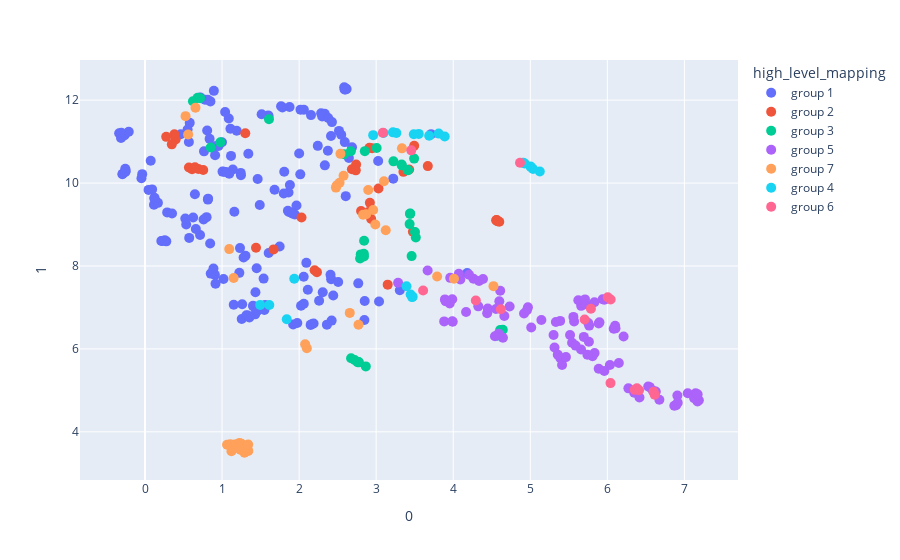

Source (notebook cell):
### Code cell
import plotly.express as px
# df = px.data.iris()
fig = px.scatter(doc_vecs_u_mapped_df, x=0, y=1,
              color='high_level_mapping', color_discrete_sequence=px.colors.qualitative.Plotly)
fig.update_traces(marker=dict(size=10))
# fig.update_layout(yaxis_range=[5,12])
fig.write_html("umap_2d.html")
fig.show()

### Figure 1 — Plotly figure (JSON) as saved in the notebook; plotly's stock layout.template omitted (floating-point values rounded to 4 significant figures; data arrays with more than 128 entries replaced by an {"elided": "..."} marker saying what was removed)
{"data": [{"hovertemplate": "high_level_mapping=group 1<br>0=%{x}<br>1=%{y}<extra></extra>", "legendgroup": "group 1", "marker": {"color": "#636EFA", "size": 10, "symbol": "circle"}, "mode": "markers", "name": "group 1", "orientation": "v", "showlegend": true, "type": "scatter", "x": {"elided": "169 float values"}, "xaxis": "x", "y": {"elided": "169 float values"}, "yaxis": "y"}, {"hovertemplate": "high_level_mapping=group 2<br>0=%{x}<br>1=%{y}<extra></extra>", "legendgroup": "group 2", "marker": {"color": "#EF553B", "size": 10, "symbol": "circle"}, "mode": "markers", "name": "group 2", "orientation": "v", "showlegend": true, "type": "scatter", "x": [2.936, 2.031, 0.3977, 3.67, 3.494, 0.6108, 2.948, 0.7556, 0.3814, 0.3479, 4.598, 4.557, 2.901, 2.201, 4.564, 2.919, 2.74, 3.15, 3.354, 0.5701, 0.6925, 2.913, 1.669, 2.804, 3.03, 3.428, 4.572, 2.685, 0.2751, 1.302, 0.6481, 4.573, 1.441, 3.476, 2.231, 2.736], "xaxis": "x", "y": [9.133, 9.17, 11.05, 10.41, 10.9, 10.33, 10.84, 10.31, 11.18, 10.93, 9.065, 9.102, 9.299, 7.896, 9.111, 9.522, 10.45, 7.55, 10.27, 10.37, 10.34, 10.85, 8.399, 9.324, 9.869, 10.33, 9.081, 10.33, 11.11, 11.2, 10.38, 9.092, 8.44, 8.824, 7.851, 10.31], "yaxis": "y"}, {"hovertemplate": "high_level_mapping=group 3<br>0=%{x}<br>1=%{y}<extra></extra>", "legendgroup": "group 3", "marker": {"color": "#00CC96", "size": 10, "symbol": "circle"}, "mode": "markers", "name": "group 3", "orientation": "v", "showlegend": true, "type": "scatter", "x": [2.674, 2.866, 2.721, 2.77, 3.434, 3.515, 3.332, 3.46, 3.415, 3.504, 2.776, 2.758, 3.442, 3.224, 2.853, 0.6824, 0.715, 2.843, 2.8, 3.006, 2.584, 3.493, 3.331, 2.671, 3.439, 0.978, 0.8529, 4.571, 4.609, 4.643, 1.609, 0.6222, 3.408, 2.792, 2.842, 2.84], "xaxis": "x", "y": [5.777, 5.578, 5.733, 5.684, 9.01, 8.688, 10.43, 8.238, 10.31, 8.821, 5.676, 5.679, 9.264, 10.52, 10.77, 12.05, 12.05, 8.609, 8.279, 10.85, 10.7, 10.59, 10.45, 10.77, 9.257, 10.98, 10.86, 6.317, 6.455, 6.463, 11.54, 11.97, 10.31, 8.18, 8.229, 8.294], "yaxis": "y"}, {"hovertemplate": "high_level_mapping=group 5<br>0=%{x}<br>1=%{y}<extra></extra>", "legendgroup": "group 5", "marker": {"color": "#AB63FA", "size": 10, "symbol": "circle"}, "mode": "markers", "name": "group 5", "orientation": "v", "showlegend": true, "type": "scatter", "x": [6.531, 6.349, 4.092, 3.993, 4.167, 5.661, 7.146, 7.044, 6.909, 6.869, 7.188, 7.17, 6.893, 6.914, 7.126, 7.172, 5.389, 3.883, 3.988, 6.211, 4.263, 3.912, 5.764, 3.987, 3.668, 3.961, 3.285, 6.101, 5.72, 4.335, 5.623, 3.954, 6.274, 4.61, 5.413, 6.149, 6.675, 4.387, 6.417, 4.732, 4.555, 4.441, 4.205, 3.893, 4.326, 4.073, 5.569, 5.516, 3.901, 5.315, 4.598, 5.888, 6.034, 5.961, 5.462, 4.448, 5.357, 5.761, 5.808, 6.083, 5.56, 5.388, 5.659, 4.97, 4.645, 5.939, 5.898, 5.543, 5.013, 5.303, 4.919, 5.71, 6.106, 5.144, 4.59, 5.833, 5.835, 5.588, 5.741, 5.753, 5.695, 4.664, 5.888, 4.957, 4.541, 5.962, 6.591, 6.627, 6.626, 6.551, 5.332], "xaxis": "x", "y": [5.092, 4.943, 7.675, 6.654, 6.89, 7.038, 4.928, 4.929, 4.874, 4.628, 4.76, 4.731, 4.642, 4.703, 4.813, 4.904, 5.78, 6.663, 6.668, 6.3, 7.691, 7.152, 6.562, 7.196, 7.892, 7.714, 7.596, 6.56, 7.079, 7.639, 7.173, 7.097, 5.049, 7.401, 5.614, 5.662, 4.773, 7.684, 4.83, 7.023, 6.963, 6.862, 7.789, 7.194, 7.026, 7.814, 6.661, 6.333, 7.153, 6.033, 7.148, 5.52, 5.612, 5.467, 5.802, 6.973, 5.862, 6.173, 5.825, 6.488, 6.772, 6.675, 5.988, 7.002, 6.269, 7.197, 6.644, 6.147, 6.515, 6.336, 6.852, 7.194, 6.496, 6.695, 6.367, 7.126, 5.903, 6.08, 5.862, 6.624, 6.289, 6.794, 6.613, 6.931, 6.307, 7.187, 4.993, 4.973, 4.966, 5.078, 6.649], "yaxis": "y"}, {"hovertemplate": "high_level_mapping=group 7<br>0=%{x}<br>1=%{y}<extra></extra>", "legendgroup": "group 7", "marker": {"color": "#FFA15A", "size": 10, "symbol": "circle"}, "mode": "markers", "name": "group 7", "orientation": "v", "showlegend": true, "type": "scatter", "x": [4.01, 1.225, 1.296, 1.065, 1.122, 1.253, 1.164, 2.871, 0.56, 1.093, 3.335, 1.154, 1.34, 1.106, 2.657, 1.291, 2.1, 2.897, 0.5265, 3.102, 1.278, 2.83, 2.537, 1.188, 3.125, 3.791, 1.237, 2.961, 1.15, 2.079, 2.989, 2.577, 4.523, 0.655, 2.771, 2.478, 2.525, 2.487, 1.289, 1.339], "xaxis": "x", "y": [7.693, 3.733, 3.591, 3.687, 3.53, 3.712, 3.695, 9.247, 11.17, 8.407, 10.84, 3.603, 3.54, 3.702, 6.869, 3.496, 6.018, 9.833, 11.61, 10.04, 3.548, 9.234, 10.7, 3.692, 8.86, 7.747, 3.568, 9.35, 7.708, 6.113, 9.001, 10.18, 7.514, 11.82, 6.581, 9.89, 10.01, 9.938, 3.59, 3.695], "yaxis": "y"}, {"hovertemplate": "high_level_mapping=group 4<br>0=%{x}<br>1=%{y}<extra></extra>", "legendgroup": "group 4", "marker": {"color": "#19D3F3", "size": 10, "symbol": "circle"}, "mode": "markers", "name": "group 4", "orientation": "v", "showlegend": true, "type": "scatter", "x": [3.447, 3.553, 2.961, 5.007, 3.89, 3.474, 1.613, 5.004, 5.124, 4.928, 5.036, 3.489, 4.909, 3.262, 3.218, 3.095, 1.495, 1.84, 3.394, 1.937, 3.466, 3.812, 3.688], "xaxis": "x", "y": [7.31, 11.19, 11.16, 10.39, 11.12, 7.257, 7.06, 10.4, 10.28, 10.47, 10.34, 11.18, 10.49, 11.21, 11.22, 11.21, 7.061, 6.716, 7.513, 7.694, 7.249, 11.19, 11.14], "yaxis": "y"}, {"hovertemplate": "high_level_mapping=group 6<br>0=%{x}<br>1=%{y}<extra></extra>", "legendgroup": "group 6", "marker": {"color": "#FF6692", "size": 10, "symbol": "circle"}, "mode": "markers", "name": "group 6", "orientation": "v", "showlegend": true, "type": "scatter", "x": [5.706, 3.455, 4.867, 3.087, 6.356, 6.601, 6.385, 6.006, 6.412, 6.615, 6.041, 4.618, 5.787, 3.609, 6.043, 4.294], "xaxis": "x", "y": [6.709, 10.79, 10.49, 11.22, 5.012, 4.97, 5.05, 7.248, 5.002, 4.897, 5.175, 6.957, 6.969, 7.408, 7.194, 7.168], "yaxis": "y"}], "layout": {"legend": {"title": {"text": "high_level_mapping"}, "tracegroupgap": 0}, "margin": {"t": 60}, "xaxis": {"anchor": "y", "domain": [0, 1], "title": {"text": "0"}}, "yaxis": {"anchor": "x", "domain": [0, 1], "title": {"text": "1"}}}}
